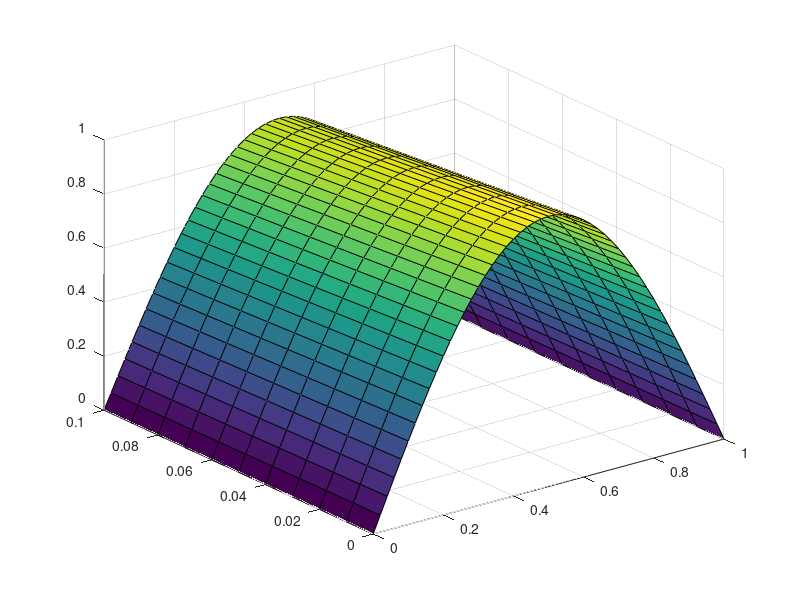

This figure's MATLAB source: (Note: this script raises an error after producing the figure.)
dx = 1/50;
dt = 0.01;
alpha = 1/(pi^2);
lambda = alpha * (dt/(dx^2));
rows = .1/dt + 1;
cols = 1/dx + 1;
U = zeros(rows, cols);

for i = 1:cols
    U(1, i) = sin(pi*(i-1)*dx);
end

a = 2*(1+lambda);
b = -lambda;
c = -lambda;

A = diag(a*ones(1,cols-2)) + diag(b*ones(1,cols-3),1) + diag(c*ones(1,cols-3),-1);

a = 2*(1-lambda);
b = lambda;
c = lambda;
B = diag(a*ones(1,cols-2)) + diag(b*ones(1,cols-3),1) + diag(c*ones(1,cols-3),-1);

for i = 2:rows
    x = inv(A)*B*U(i-1, 2:cols-1)';
    for j = 1:cols-2
        U(i, j+1) = x(j);
    end
end

dx = 1/50;
dt = 0.01;
alpha = 1/(pi^2);
lambda = alpha * (dt/(dx^2));
rows = .1/dt + 1;
cols = 1/dx + 1;
W = zeros(rows, cols);


for i = 1:cols
    W(1, i) = sin(pi*(i-1)*dx);
end

for i = 2:rows
    for j = 2:cols-1
        W(i, j) = W(i-1, j) - lambda*(W(i-1, j+1) -2*W(i-1, j) + W(i-1, j-1));
    end
end

s1 = surf(linspace(0, 1, 51), linspace(0, 0.1, 11), U);
s1.EdgeColor = "none";
s2 = surf(linspace(0, 1, cols), linspace(0, 0.1, 0.1/dt + 1), W);
s2.EdgeColor = "none";
